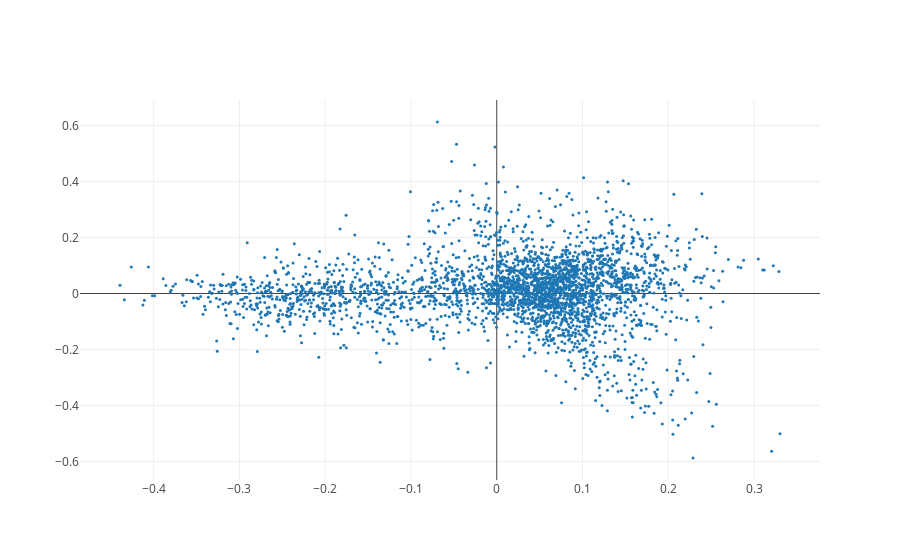

Source (notebook cell):
### Code cell
plot_lsa2D(-1*dls[:,1], dls[:,2])

### Figure 1 — Plotly figure (JSON) as saved in the notebook; plotly's stock layout.template omitted (floating-point values rounded to 4 significant figures; data arrays with more than 128 entries replaced by an {"elided": "..."} marker saying what was removed)
{"data": [{"marker": {"size": 3}, "mode": "markers+text", "name": "Markers and Text", "type": "scatter", "x": {"elided": "3229 float values"}, "y": {"elided": "3229 float values"}}], "layout": {"autosize": true, "xaxis": {"autorange": true, "range": [-0.4885, 0.3796], "type": "linear"}, "yaxis": {"autorange": true, "range": [-0.6615, 0.6866], "type": "linear"}}}
